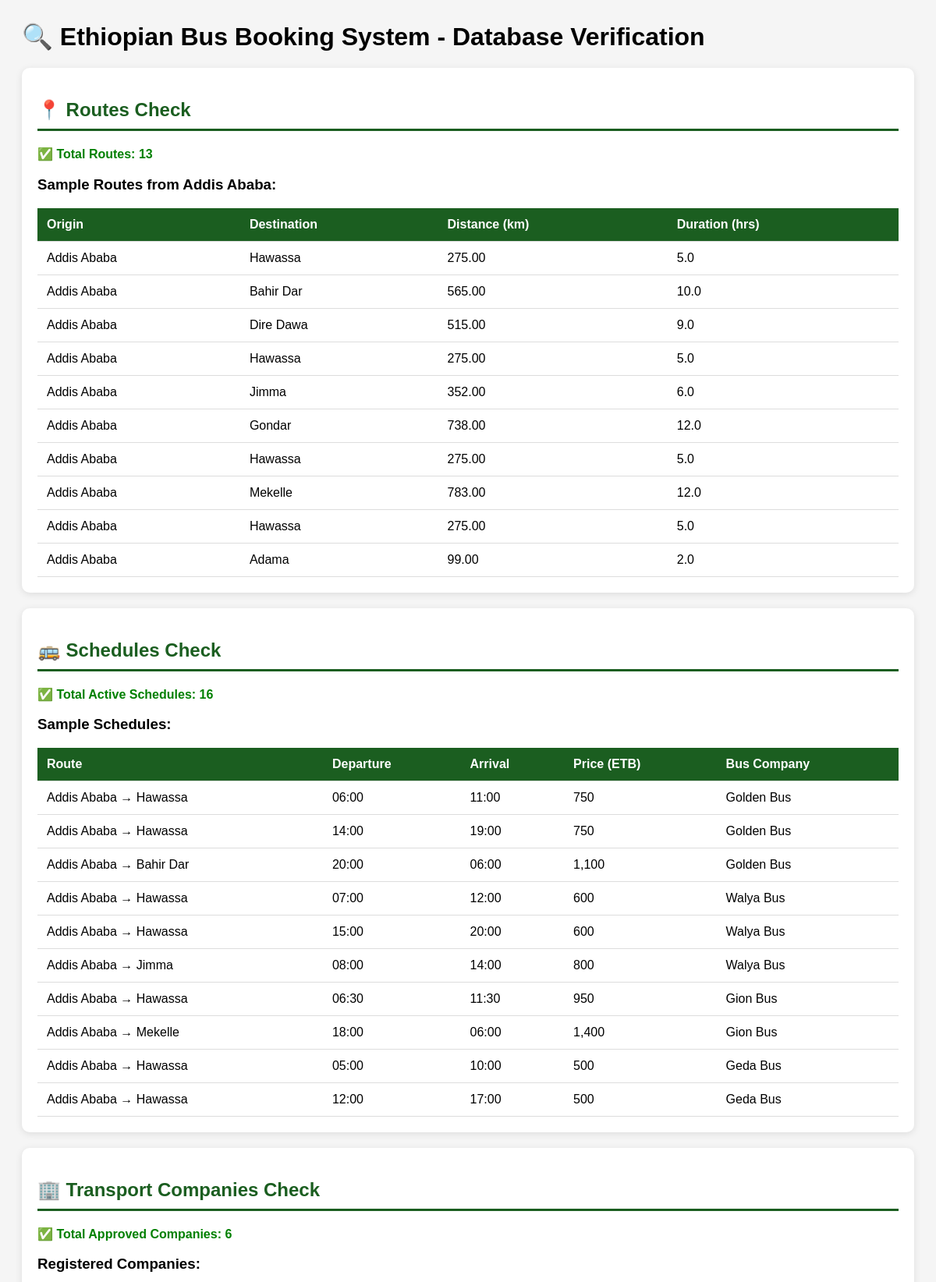
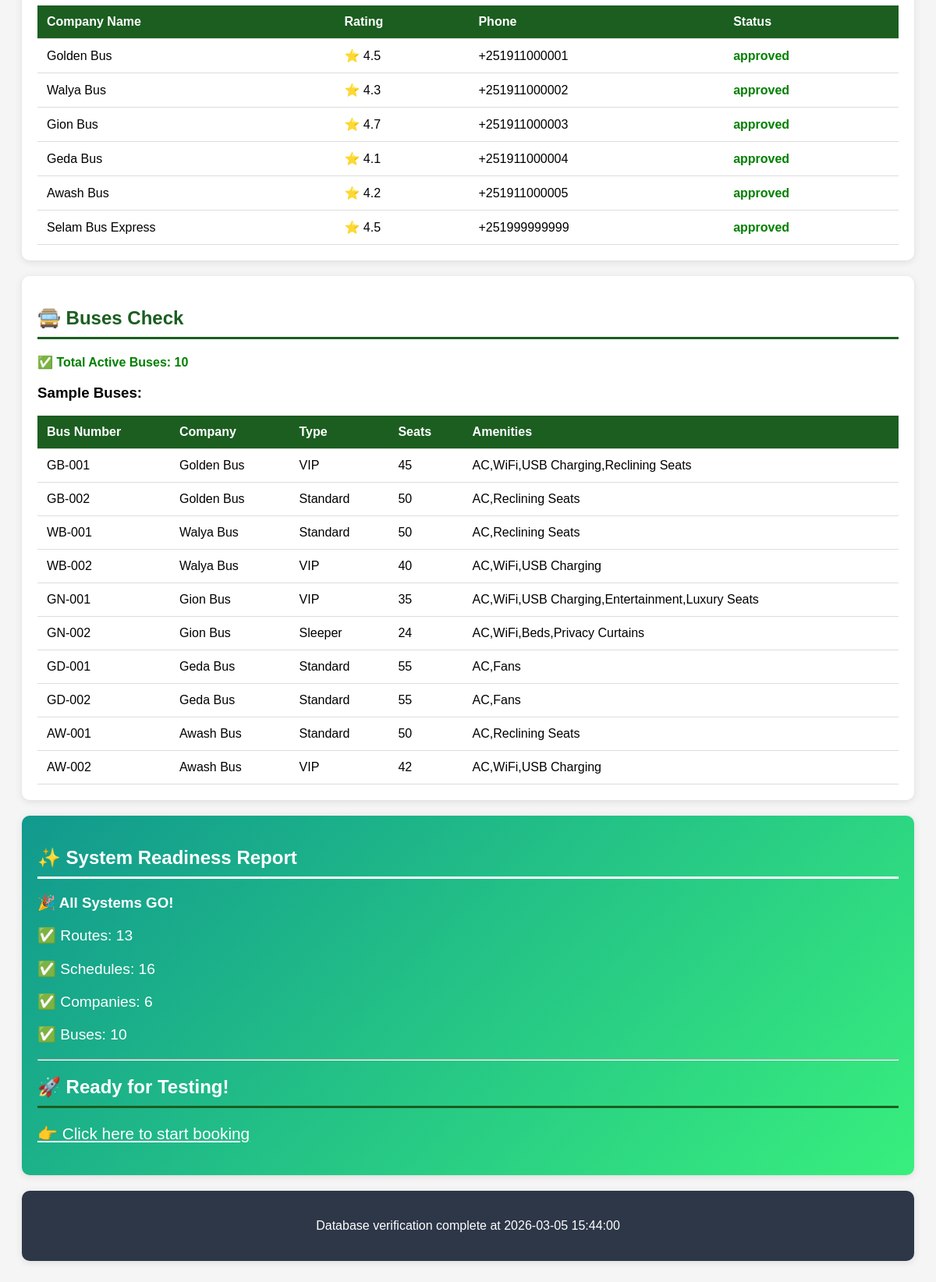
Screenshot of /verify_system.php with the database file from the repository (2 pictures, top to bottom).
### tables this page shows
CREATE TABLE `routes` (
  `id` int(11) NOT NULL AUTO_INCREMENT,
  `company_id` int(11) DEFAULT NULL,
  `origin` varchar(100) NOT NULL,
  `destination` varchar(100) NOT NULL,
  `distance_km` decimal(10,2) DEFAULT NULL,
  `estimated_hours` decimal(4,1) DEFAULT NULL,
  `base_price` decimal(10,2) NOT NULL,
  `is_active` tinyint(1) DEFAULT 1,
  PRIMARY KEY (`id`),
  KEY `company_id` (`company_id`),
  CONSTRAINT `routes_ibfk_1` FOREIGN KEY (`company_id`) REFERENCES `transport_companies` (`id`) ON DELETE CASCADE
);

CREATE TABLE `schedules` (
  `id` int(11) NOT NULL AUTO_INCREMENT,
  `bus_id` int(11) DEFAULT NULL,
  `route_id` int(11) DEFAULT NULL,
  `departure_time` time NOT NULL,
  `arrival_time` time DEFAULT NULL,
  `price` decimal(10,2) NOT NULL,
  `operating_days` varchar(50) DEFAULT 'Mon,Tue,Wed,Thu,Fri,Sat,Sun',
  `is_active` tinyint(1) DEFAULT 1,
  `created_at` timestamp NOT NULL DEFAULT current_timestamp(),
  PRIMARY KEY (`id`),
  KEY `bus_id` (`bus_id`),
  KEY `route_id` (`route_id`),
  CONSTRAINT `schedules_ibfk_1` FOREIGN KEY (`bus_id`) REFERENCES `buses` (`id`) ON DELETE CASCADE,
  CONSTRAINT `schedules_ibfk_2` FOREIGN KEY (`route_id`) REFERENCES `routes` (`id`) ON DELETE CASCADE
);

CREATE TABLE `transport_companies` (
  `id` int(11) NOT NULL AUTO_INCREMENT,
  `user_id` int(11) DEFAULT NULL,
  `company_name` varchar(100) NOT NULL,
  `description` text DEFAULT NULL,
  `logo_url` varchar(255) DEFAULT NULL,
  `phone` varchar(20) DEFAULT NULL,
  `email` varchar(100) DEFAULT NULL,
  `address` varchar(255) DEFAULT NULL,
  `rating` decimal(2,1) DEFAULT 0.0,
  `total_buses` int(11) DEFAULT 0,
  `status` enum('pending','approved','rejected') DEFAULT 'pending',
  `created_at` timestamp NOT NULL DEFAULT current_timestamp(),
  PRIMARY KEY (`id`),
  KEY `user_id` (`user_id`),
  CONSTRAINT `transport_companies_ibfk_1` FOREIGN KEY (`user_id`) REFERENCES `users` (`id`) ON DELETE CASCADE
);

CREATE TABLE `buses` (
  `id` int(11) NOT NULL AUTO_INCREMENT,
  `company_id` int(11) DEFAULT NULL,
  `bus_type_id` int(11) DEFAULT NULL,
  `bus_number` varchar(20) NOT NULL,
  `plate_number` varchar(20) DEFAULT NULL,
  `total_seats` int(11) DEFAULT 50,
  `amenities` text DEFAULT NULL,
  `is_active` tinyint(1) DEFAULT 1,
  PRIMARY KEY (`id`),
  UNIQUE KEY `bus_number` (`bus_number`),
  KEY `company_id` (`company_id`),
  KEY `bus_type_id` (`bus_type_id`),
  CONSTRAINT `buses_ibfk_1` FOREIGN KEY (`company_id`) REFERENCES `transport_companies` (`id`) ON DELETE CASCADE,
  CONSTRAINT `buses_ibfk_2` FOREIGN KEY (`bus_type_id`) REFERENCES `bus_types` (`id`) ON DELETE SET NULL
);

CREATE TABLE `bus_types` (
  `id` int(11) NOT NULL AUTO_INCREMENT,
  `name` varchar(50) NOT NULL,
  `description` varchar(255) DEFAULT NULL,
  `seat_layout` varchar(50) DEFAULT '2-2',
  PRIMARY KEY (`id`)
);

### verify_system.php (the view, shortened to what this page needs)
<?php
require_once 'includes/db.php';
echo "<h1>🔍 Ethiopian Bus Booking System - Database Verification</h1>";
try {
    echo "<div class='section'>";
    echo "<h2>📍 Routes Check</h2>";
    $route_count = $pdo->query("SELECT COUNT(*) FROM routes")->fetchColumn();
    echo "<p class='success'>✅ Total Routes: $route_count</p>";
    if ($route_count > 0) {
        echo "<h3>Sample Routes from Addis Ababa:</h3>";
        echo "<table>";
        echo "<tr><th>Origin</th><th>Destination</th><th>Distance (km)</th><th>Duration (hrs)</th></tr>";
        $routes = $pdo->query("SELECT * FROM routes WHERE origin = 'Addis Ababa' LIMIT 10")->fetchAll();
        foreach ($routes as $route) {
            echo "<tr>";
            echo "<td>{$route['origin']}</td>";
            echo "<td>{$route['destination']}</td>";
            echo "<td>{$route['distance_km']}</td>";
            echo "<td>{$route['estimated_hours']}</td>";
            echo "</tr>";
        }
        echo "</table>";
    }
    echo "</div>";
    echo "<div class='section'>";
    echo "<h2>🚌 Schedules Check</h2>";
    $schedule_count = $pdo->query("SELECT COUNT(*) FROM schedules WHERE is_active = TRUE")->fetchColumn();
    echo "<p class='success'>✅ Total Active Schedules: $schedule_count</p>";
    if ($schedule_count > 0) {
        echo "<h3>Sample Schedules:</h3>";
        echo "<table>";
        echo "<tr><th>Route</th><th>Departure</th><th>Arrival</th><th>Price (ETB)</th><th>Bus Company</th></tr>";
        $schedules = $pdo->query("
            SELECT s.*, r.origin, r.destination, tc.company_name
            FROM schedules s
            JOIN routes r ON s.route_id = r.id
            JOIN buses b ON s.bus_id = b.id
            JOIN transport_companies tc ON b.company_id = tc.id
            WHERE s.is_active = TRUE
            LIMIT 10
        ")->fetchAll();
        foreach ($schedules as $sched) {
            echo "<tr>";
            echo "<td>{$sched['origin']} → {$sched['destination']}</td>";
            echo "<td>" . date('H:i', strtotime($sched['departure_time'])) . "</td>";
            echo "<td>" . date('H:i', strtotime($sched['arrival_time'])) . "</td>";
            echo "<td>" . number_format($sched['price']) . "</td>";
            echo "<td>{$sched['company_name']}</td>";
            echo "</tr>";
        }
        echo "</table>";
    }
    echo "</div>";
    echo "<div class='section'>";
    echo "<h2>🏢 Transport Companies Check</h2>";
    $company_count = $pdo->query("SELECT COUNT(*) FROM transport_companies WHERE status = 'approved'")->fetchColumn();
    echo "<p class='success'>✅ Total Approved Companies: $company_count</p>";
    if ($company_count > 0) {
        echo "<h3>Registered Companies:</h3>";
        echo "<table>";
        echo "<tr><th>Company Name</th><th>Rating</th><th>Phone</th><th>Status</th></tr>";
        $companies = $pdo->query("SELECT * FROM transport_companies WHERE status = 'approved'")->fetchAll();
        foreach ($companies as $company) {
            echo "<tr>";
            echo "<td>{$company['company_name']}</td>";
            echo "<td>⭐ " . ($company['rating'] ?? 'N/A') . "</td>";
            echo "<td>{$company['phone']}</td>";
            echo "<td><span class='success'>{$company['status']}</span></td>";
            echo "</tr>";
        }
        echo "</table>";
    }
    echo "</div>";
    echo "<div class='section'>";
    echo "<h2>🚍 Buses Check</h2>";
    $bus_count = $pdo->query("SELECT COUNT(*) FROM buses WHERE is_active = TRUE")->fetchColumn();
    echo "<p class='success'>✅ Total Active Buses: $bus_count</p>";
    if ($bus_count > 0) {
        echo "<h3>Sample Buses:</h3>";
        echo "<table>";
        echo "<tr><th>Bus Number</th><th>Company</th><th>Type</th><th>Seats</th><th>Amenities</th></tr>";
        $buses = $pdo->query("
            SELECT b.*, tc.company_name, bt.name as bus_type
            FROM buses b
            JOIN transport_companies tc ON b.company_id = tc.id
            JOIN bus_types bt ON b.bus_type_id = bt.id
            WHERE b.is_active = TRUE
            LIMIT 10
        ")->fetchAll();
        foreach ($buses as $bus) {
            echo "<tr>";
            echo "<td>{$bus['bus_number']}</td>";
            echo "<td>{$bus['company_name']}</td>";
            echo "<td>{$bus['bus_type']}</td>";
            echo "<td>{$bus['total_seats']}</td>";
            echo "<td>{$bus['amenities']}</td>";
            echo "</tr>";
        }
        echo "</table>";
    }
    echo "</div>";
    echo "<div class='section' style='background: linear-gradient(135deg, #11998e 0%, #38ef7d 100%); color: white;'>";
    echo "<h2 style='color: white; border-color: white;'>✨ System Readiness Report</h2>";
    $all_good = true;
    if ($all_good) {
        echo "<h3 style='color: white;'>🎉 All Systems GO!</h3>";
        echo "<p style='font-size: 1.2em;'>✅ Routes: $route_count</p>";
        echo "<p style='font-size: 1.2em;'>✅ Schedules: $schedule_count</p>";
        echo "<p style='font-size: 1.2em;'>✅ Companies: $company_count</p>";
        echo "<p style='font-size: 1.2em;'>✅ Buses: $bus_count</p>";
        echo "<hr style='border-color: white; margin: 20px 0;'>";
        echo "<h2 style='color: white;'>🚀 Ready for Testing!</h2>";
        echo "<p style='font-size: 1.3em;'><a href='customer/buses.php' style='color: white; text-decoration: underline;'>👉 Click here to start booking</a></p>";
    }
    echo "</div>";
} catch (Exception $e) {
    echo "<div class='section'>";
    echo "<p class='error'>❌ Database Error: " . $e->getMessage() . "</p>";
    echo "</div>";
}
echo "<div class='section' style='text-align: center; background: #2d3748; color: white;'>";
echo "<p>Database verification complete at " . date('Y-m-d H:i:s') . "</p>";
echo "</div>";
?>

### verify_system.php (style rules this page uses)
.success { color: green; font-weight: bold; }
.section { background: white; padding: 20px; margin: 20px 0; border-radius: 10px; box-shadow: 0 2px 10px rgba(0,0,0,0.1); }
h2 { color: #1B5E20; border-bottom: 3px solid #1B5E20; padding-bottom: 10px; }
table { width: 100%; border-collapse: collapse; margin-top: 10px; }
th, td { padding: 12px; text-align: left; border-bottom: 1px solid #ddd; }
th { background: #1B5E20; color: white; }

### rows the page displays
routes: origin "Addis Ababa", destination "Hawassa", distance_km "275.00", estimated_hours "5.0"
routes: origin "Addis Ababa", destination "Bahir Dar", distance_km "565.00", estimated_hours "10.0"
routes: origin "Addis Ababa", destination "Dire Dawa", distance_km "515.00", estimated_hours "9.0"
routes: origin "Addis Ababa", destination "Hawassa", distance_km "275.00", estimated_hours "5.0"
routes: origin "Addis Ababa", destination "Jimma", distance_km "352.00", estimated_hours "6.0"
routes: origin "Addis Ababa", destination "Gondar", distance_km "738.00", estimated_hours "12.0"
routes: origin "Addis Ababa", destination "Hawassa", distance_km "275.00", estimated_hours "5.0"
routes: origin "Addis Ababa", destination "Mekelle", distance_km "783.00", estimated_hours "12.0"
routes: origin "Addis Ababa", destination "Hawassa", distance_km "275.00", estimated_hours "5.0"
routes: origin "Addis Ababa", destination "Adama", distance_km "99.00", estimated_hours "2.0"
schedules: route.origin "Addis Ababa", route.destination "Hawassa", departure_time "06:00", arrival_time "11:00", price "750", transport_companies.company_name "Golden Bus"
schedules: route.origin "Addis Ababa", route.destination "Hawassa", departure_time "14:00", arrival_time "19:00", price "750", transport_companies.company_name "Golden Bus"
schedules: route.origin "Addis Ababa", route.destination "Bahir Dar", departure_time "20:00", arrival_time "06:00", price "1,100", transport_companies.company_name "Golden Bus"
schedules: route.origin "Addis Ababa", route.destination "Hawassa", departure_time "07:00", arrival_time "12:00", price "600", transport_companies.company_name "Walya Bus"
schedules: route.origin "Addis Ababa", route.destination "Hawassa", departure_time "15:00", arrival_time "20:00", price "600", transport_companies.company_name "Walya Bus"
schedules: route.origin "Addis Ababa", route.destination "Jimma", departure_time "08:00", arrival_time "14:00", price "800", transport_companies.company_name "Walya Bus"
schedules: route.origin "Addis Ababa", route.destination "Hawassa", departure_time "06:30", arrival_time "11:30", price "950", transport_companies.company_name "Gion Bus"
schedules: route.origin "Addis Ababa", route.destination "Mekelle", departure_time "18:00", arrival_time "06:00", price "1,400", transport_companies.company_name "Gion Bus"
schedules: route.origin "Addis Ababa", route.destination "Hawassa", departure_time "05:00", arrival_time "10:00", price "500", transport_companies.company_name "Geda Bus"
schedules: route.origin "Addis Ababa", route.destination "Hawassa", departure_time "12:00", arrival_time "17:00", price "500", transport_companies.company_name "Geda Bus"
transport_companies: company_name "Golden Bus", rating "4.5", phone "+251911000001", status "approved"
transport_companies: company_name "Walya Bus", rating "4.3", phone "+251911000002", status "approved"
transport_companies: company_name "Gion Bus", rating "4.7", phone "+251911000003", status "approved"
transport_companies: company_name "Geda Bus", rating "4.1", phone "+251911000004", status "approved"
transport_companies: company_name "Awash Bus", rating "4.2", phone "+251911000005", status "approved"
transport_companies: company_name "Selam Bus Express", rating "4.5", phone "+251999999999", status "approved"
buses: bus_number "GB-001", company.company_name "Golden Bus", bus_type.name "VIP", total_seats "45", amenities "AC,WiFi,USB Charging,Reclining Seats"
buses: bus_number "GB-002", company.company_name "Golden Bus", bus_type.name "Standard", total_seats "50", amenities "AC,Reclining Seats"
buses: bus_number "WB-001", company.company_name "Walya Bus", bus_type.name "Standard", total_seats "50", amenities "AC,Reclining Seats"
buses: bus_number "WB-002", company.company_name "Walya Bus", bus_type.name "VIP", total_seats "40", amenities "AC,WiFi,USB Charging"
buses: bus_number "GN-001", company.company_name "Gion Bus", bus_type.name "VIP", total_seats "35", amenities "AC,WiFi,USB Charging,Entertainment,Luxury Seats"
buses: bus_number "GN-002", company.company_name "Gion Bus", bus_type.name "Sleeper", total_seats "24", amenities "AC,WiFi,Beds,Privacy Curtains"
buses: bus_number "GD-001", company.company_name "Geda Bus", bus_type.name "Standard", total_seats "55", amenities "AC,Fans"
buses: bus_number "GD-002", company.company_name "Geda Bus", bus_type.name "Standard", total_seats "55", amenities "AC,Fans"
buses: bus_number "AW-001", company.company_name "Awash Bus", bus_type.name "Standard", total_seats "50", amenities "AC,Reclining Seats"
buses: bus_number "AW-002", company.company_name "Awash Bus", bus_type.name "VIP", total_seats "42", amenities "AC,WiFi,USB Charging"

### other values shown
$route_count "13"
$schedule_count "16"
$company_count "6"
$bus_count "10"
